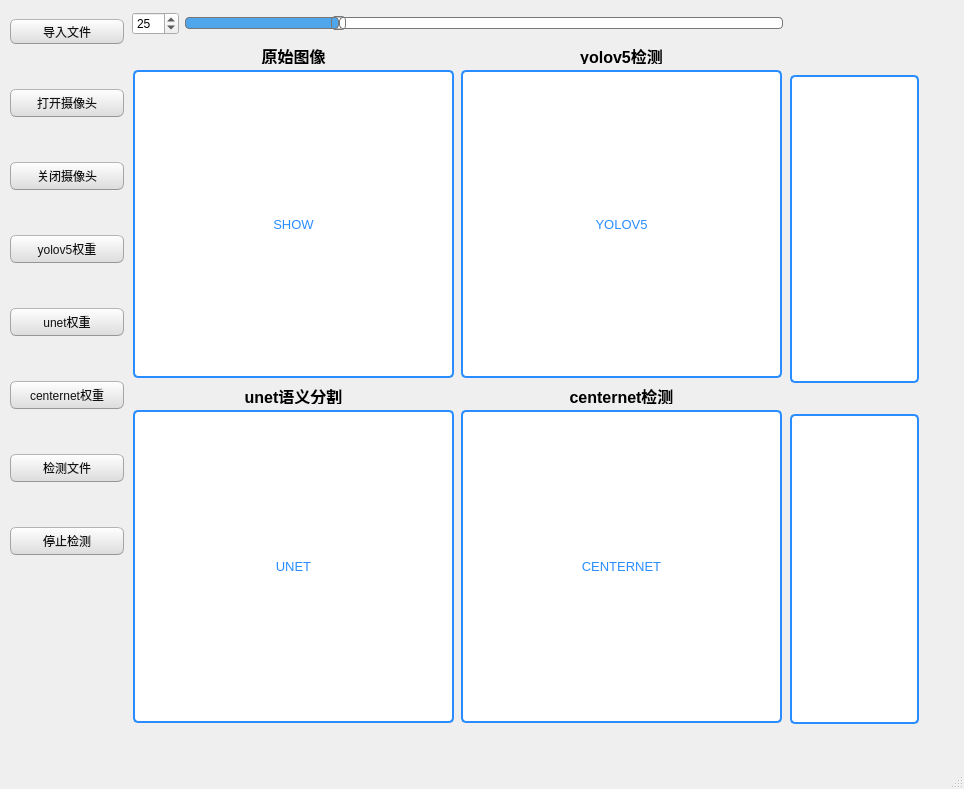
 <widget class="QMainWindow" name="MainWindow">
  <property name="geometry">
   <rect>
    <x>0</x>
    <y>0</y>
    <width>964</width>
    <height>789</height>
   </rect>
  </property>
  <property name="windowTitle">
   <string>目标检测</string>
  </property>
  <property name="windowIcon">
   <iconset>
    <normaloff>icon/car.png</normaloff>icon/car.png</iconset>
  </property>
  <property name="styleSheet">
   <string notr="true"/>
  </property>
  <property name="tabShape">
   <enum>QTabWidget::Rounded</enum>
  </property>
  <widget class="QWidget" name="centralwidget">
   <widget class="QWidget" name="layoutWidget">
    <property name="geometry">
     <rect>
      <x>10</x>
      <y>-20</y>
      <width>114</width>
      <height>621</height>
     </rect>
    </property>
    <layout class="QVBoxLayout" name="verticalLayout">
     <item>
      <widget class="QPushButton" name="importButton">
       <property name="maximumSize">
        <size>
         <width>129</width>
         <height>25</height>
        </size>
       </property>
       <property name="styleSheet">
        <string notr="true">QPushButton{
	color:rgb(17,17,17);
	border-width: 1px;
	border-radius: 6px;
	border-bottom-color: rgb(150,150,150);
	border-right-color: rgb(165,165,165);
	border-left-color: rgb(165,165,165);
	border-top-color: rgb(180,180,180);
	border-style: solid;
	padding: 4px;
	background-color: qlineargradient(spread:pad, x1:0.5, y1:1, x2:0.5, y2:0, stop:0 rgba(220, 220, 220, 255), stop:1 rgba(255, 255, 255, 255));
}
QPushButton:hover{
	color:rgb(17,17,17);
	border-width: 1px;
	border-radius:6px;
	border-top-color: rgb(255,150,60);
	border-right-color: qlineargradient(spread:pad, x1:0, y1:1, x2:1, y2:0, stop:0 rgba(200, 70, 20, 255), stop:1 rgba(255,150,60, 255));
	border-left-color:  qlineargradient(spread:pad, x1:1, y1:0, x2:0, y2:0, stop:0 rgba(200, 70, 20, 255), stop:1 rgba(255,150,60, 255));
	border-bottom-color: rgb(200,70,20);
	border-style: solid;
	padding: 2px;
	background-color: qlineargradient(spread:pad, x1:0.5, y1:1, x2:0.5, y2:0, stop:0 rgba(220, 220, 220, 255), stop:1 rgba(255, 255, 255, 255));
}
QPushButton:default{
	color:rgb(17,17,17);
	border-width: 1px;
	border-radius:6px;
	border-top-color: rgb(255,150,60);
	border-right-color: qlineargradient(spread:pad, x1:0, y1:1, x2:1, y2:0, stop:0 rgba(200, 70, 20, 255), stop:1 rgba(255,150,60, 255));
	border-left-color:  qlineargradient(spread:pad, x1:1, y1:0, x2:0, y2:0, stop:0 rgba(200, 70, 20, 255), stop:1 rgba(255,150,60, 255));
	border-bottom-color: rgb(200,70,20);
	border-style: solid;
	padding: 2px;
	background-color: qlineargradient(spread:pad, x1:0.5, y1:1, x2:0.5, y2:0, stop:0 rgba(220, 220, 220, 255), stop:1 rgba(255, 255, 255, 255));
}
QPushButton:pressed{
	color:rgb(255,255,255);
	border-width: 1px;
	border-radius: 6px;
	border-width: 1px;
	border-top-color: rgba(255,150,60,200);
	border-right-color: qlineargradient(spread:pad, x1:0, y1:1, x2:1, y2:0, stop:0 rgba(200, 70, 20, 255), stop:1 rgba(255,150,60, 200));
	border-left-color:  qlineargradient(spread:pad, x1:1, y1:0, x2:0, y2:0, stop:0 rgba(200, 70, 20, 255), stop:1 rgba(255,150,60, 200));
	border-bottom-color: rgba(200,70,20,200);
	border-style: solid;
	padding: 2px;
	background-color: qlineargradient(spread:pad, x1:0.5, y1:0, x2:0.5, y2:1, stop:0 rgba(0, 120, 215, 255), stop:1 rgba(0, 120, 215, 255));
}
QPushButton:disabled{
	color:rgb(17,17,17);
	border-width: 1px;
	border-radius: 6px;
	background-color: qlineargradient(spread:pad, x1:0.5, y1:1, x2:0.5, y2:0, stop:0 rgba(200, 200, 200, 255), stop:1 rgba(230, 230, 230, 255));
}</string>
       </property>
       <property name="text">
        <string>导入文件</string>
       </property>
      </widget>
     </item>
     <item>
      <widget class="QPushButton" name="camopenButton">
       <property name="styleSheet">
        <string notr="true">QPushButton{
	color:rgb(17,17,17);
	border-width: 1px;
	border-radius: 6px;
	border-bottom-color: rgb(150,150,150);
	border-right-color: rgb(165,165,165);
	border-left-color: rgb(165,165,165);
	border-top-color: rgb(180,180,180);
	border-style: solid;
	padding: 4px;
	background-color: qlineargradient(spread:pad, x1:0.5, y1:1, x2:0.5, y2:0, stop:0 rgba(220, 220, 220, 255), stop:1 rgba(255, 255, 255, 255));
}
QPushButton:hover{
	color:rgb(17,17,17);
	border-width: 1px;
	border-radius:6px;
	border-top-color: rgb(255,150,60);
	border-right-color: qlineargradient(spread:pad, x1:0, y1:1, x2:1, y2:0, stop:0 rgba(200, 70, 20, 255), stop:1 rgba(255,150,60, 255));
	border-left-color:  qlineargradient(spread:pad, x1:1, y1:0, x2:0, y2:0, stop:0 rgba(200, 70, 20, 255), stop:1 rgba(255,150,60, 255));
	border-bottom-color: rgb(200,70,20);
	border-style: solid;
	padding: 2px;
	background-color: qlineargradient(spread:pad, x1:0.5, y1:1, x2:0.5, y2:0, stop:0 rgba(220, 220, 220, 255), stop:1 rgba(255, 255, 255, 255));
}
QPushButton:default{
	color:rgb(17,17,17);
	border-width: 1px;
	border-radius:6px;
	border-top-color: rgb(255,150,60);
	border-right-color: qlineargradient(spread:pad, x1:0, y1:1, x2:1, y2:0, stop:0 rgba(200, 70, 20, 255), stop:1 rgba(255,150,60, 255));
	border-left-color:  qlineargradient(spread:pad, x1:1, y1:0, x2:0, y2:0, stop:0 rgba(200, 70, 20, 255), stop:1 rgba(255,150,60, 255));
	border-bottom-color: rgb(200,70,20);
	border-style: solid;
	padding: 2px;
	background-color: qlineargradient(spread:pad, x1:0.5, y1:1, x2:0.5, y2:0, stop:0 rgba(220, 220, 220, 255), stop:1 rgba(255, 255, 255, 255));
}
QPushButton:pressed{
	color:rgb(255,255,255);
	border-width: 1px;
	border-radius: 6px;
	border-width: 1px;
	border-top-color: rgba(255,150,60,200);
	border-right-color: qlineargradient(spread:pad, x1:0, y1:1, x2:1, y2:0, stop:0 rgba(200, 70, 20, 255), stop:1 rgba(255,150,60, 200));
	border-left-color:  qlineargradient(spread:pad, x1:1, y1:0, x2:0, y2:0, stop:0 rgba(200, 70, 20, 255), stop:1 rgba(255,150,60, 200));
	border-bottom-color: rgba(200,70,20,200);
	border-style: solid;
	padding: 2px;
	background-color: qlineargradient(spread:pad, x1:0.5, y1:0, x2:0.5, y2:1, stop:0 rgba(0, 120, 215, 255), stop:1 rgba(0, 120, 215, 255));
}
QPushButton:disabled{
	color:rgb(17,17,17);
	border-width: 1px;
	border-radius: 6px;
	background-color: qlineargradient(spread:pad, x1:0.5, y1:1, x2:0.5, y2:0, stop:0 rgba(200, 200, 200, 255), stop:1 rgba(230, 230, 230, 255));
}</string>
       </property>
       <property name="text">
        <string>打开摄像头</string>
       </property>
      </widget>
     </item>
     <item>
      <widget class="QPushButton" name="camcloseButton">
       <property name="styleSheet">
        <string notr="true">QPushButton{
	color:rgb(17,17,17);
	border-width: 1px;
	border-radius: 6px;
	border-bottom-color: rgb(150,150,150);
	border-right-color: rgb(165,165,165);
	border-left-color: rgb(165,165,165);
	border-top-color: rgb(180,180,180);
	border-style: solid;
	padding: 4px;
	background-color: qlineargradient(spread:pad, x1:0.5, y1:1, x2:0.5, y2:0, stop:0 rgba(220, 220, 220, 255), stop:1 rgba(255, 255, 255, 255));
}
QPushButton:hover{
	color:rgb(17,17,17);
	border-width: 1px;
	border-radius:6px;
	border-top-color: rgb(255,150,60);
	border-right-color: qlineargradient(spread:pad, x1:0, y1:1, x2:1, y2:0, stop:0 rgba(200, 70, 20, 255), stop:1 rgba(255,150,60, 255));
	border-left-color:  qlineargradient(spread:pad, x1:1, y1:0, x2:0, y2:0, stop:0 rgba(200, 70, 20, 255), stop:1 rgba(255,150,60, 255));
	border-bottom-color: rgb(200,70,20);
	border-style: solid;
	padding: 2px;
	background-color: qlineargradient(spread:pad, x1:0.5, y1:1, x2:0.5, y2:0, stop:0 rgba(220, 220, 220, 255), stop:1 rgba(255, 255, 255, 255));
}
QPushButton:default{
	color:rgb(17,17,17);
	border-width: 1px;
	border-radius:6px;
	border-top-color: rgb(255,150,60);
	border-right-color: qlineargradient(spread:pad, x1:0, y1:1, x2:1, y2:0, stop:0 rgba(200, 70, 20, 255), stop:1 rgba(255,150,60, 255));
	border-left-color:  qlineargradient(spread:pad, x1:1, y1:0, x2:0, y2:0, stop:0 rgba(200, 70, 20, 255), stop:1 rgba(255,150,60, 255));
	border-bottom-color: rgb(200,70,20);
	border-style: solid;
	padding: 2px;
	background-color: qlineargradient(spread:pad, x1:0.5, y1:1, x2:0.5, y2:0, stop:0 rgba(220, 220, 220, 255), stop:1 rgba(255, 255, 255, 255));
}
QPushButton:pressed{
	color:rgb(255,255,255);
	border-width: 1px;
	border-radius: 6px;
	border-width: 1px;
	border-top-color: rgba(255,150,60,200);
	border-right-color: qlineargradient(spread:pad, x1:0, y1:1, x2:1, y2:0, stop:0 rgba(200, 70, 20, 255), stop:1 rgba(255,150,60, 200));
	border-left-color:  qlineargradient(spread:pad, x1:1, y1:0, x2:0, y2:0, stop:0 rgba(200, 70, 20, 255), stop:1 rgba(255,150,60, 200));
	border-bottom-color: rgba(200,70,20,200);
	border-style: solid;
	padding: 2px;
	background-color: qlineargradient(spread:pad, x1:0.5, y1:0, x2:0.5, y2:1, stop:0 rgba(0, 120, 215, 255), stop:1 rgba(0, 120, 215, 255));
}
QPushButton:disabled{
	color:rgb(17,17,17);
	border-width: 1px;
	border-radius: 6px;
	background-color: qlineargradient(spread:pad, x1:0.5, y1:1, x2:0.5, y2:0, stop:0 rgba(200, 200, 200, 255), stop:1 rgba(230, 230, 230, 255));
}</string>
       </property>
       <property name="text">
        <string>关闭摄像头</string>
       </property>
      </widget>
     </item>
     <item>
      <widget class="QPushButton" name="weightButton">
       <property name="styleSheet">
        <string notr="true">QPushButton{
	color:rgb(17,17,17);
	border-width: 1px;
	border-radius: 6px;
	border-bottom-color: rgb(150,150,150);
	border-right-color: rgb(165,165,165);
	border-left-color: rgb(165,165,165);
	border-top-color: rgb(180,180,180);
	border-style: solid;
	padding: 4px;
	background-color: qlineargradient(spread:pad, x1:0.5, y1:1, x2:0.5, y2:0, stop:0 rgba(220, 220, 220, 255), stop:1 rgba(255, 255, 255, 255));
}
QPushButton:hover{
	color:rgb(17,17,17);
	border-width: 1px;
	border-radius:6px;
	border-top-color: rgb(255,150,60);
	border-right-color: qlineargradient(spread:pad, x1:0, y1:1, x2:1, y2:0, stop:0 rgba(200, 70, 20, 255), stop:1 rgba(255,150,60, 255));
	border-left-color:  qlineargradient(spread:pad, x1:1, y1:0, x2:0, y2:0, stop:0 rgba(200, 70, 20, 255), stop:1 rgba(255,150,60, 255));
	border-bottom-color: rgb(200,70,20);
	border-style: solid;
	padding: 2px;
	background-color: qlineargradient(spread:pad, x1:0.5, y1:1, x2:0.5, y2:0, stop:0 rgba(220, 220, 220, 255), stop:1 rgba(255, 255, 255, 255));
}
QPushButton:default{
	color:rgb(17,17,17);
	border-width: 1px;
	border-radius:6px;
	border-top-color: rgb(255,150,60);
	border-right-color: qlineargradient(spread:pad, x1:0, y1:1, x2:1, y2:0, stop:0 rgba(200, 70, 20, 255), stop:1 rgba(255,150,60, 255));
	border-left-color:  qlineargradient(spread:pad, x1:1, y1:0, x2:0, y2:0, stop:0 rgba(200, 70, 20, 255), stop:1 rgba(255,150,60, 255));
	border-bottom-color: rgb(200,70,20);
	border-style: solid;
	padding: 2px;
	background-color: qlineargradient(spread:pad, x1:0.5, y1:1, x2:0.5, y2:0, stop:0 rgba(220, 220, 220, 255), stop:1 rgba(255, 255, 255, 255));
}
QPushButton:pressed{
	color:rgb(255,255,255);
	border-width: 1px;
	border-radius: 6px;
	border-width: 1px;
	border-top-color: rgba(255,150,60,200);
	border-right-color: qlineargradient(spread:pad, x1:0, y1:1, x2:1, y2:0, stop:0 rgba(200, 70, 20, 255), stop:1 rgba(255,150,60, 200));
	border-left-color:  qlineargradient(spread:pad, x1:1, y1:0, x2:0, y2:0, stop:0 rgba(200, 70, 20, 255), stop:1 rgba(255,150,60, 200));
	border-bottom-color: rgba(200,70,20,200);
	border-style: solid;
	padding: 2px;
	background-color: qlineargradient(spread:pad, x1:0.5, y1:0, x2:0.5, y2:1, stop:0 rgba(0, 120, 215, 255), stop:1 rgba(0, 120, 215, 255));
}
QPushButton:disabled{
	color:rgb(17,17,17);
	border-width: 1px;
	border-radius: 6px;
	background-color: qlineargradient(spread:pad, x1:0.5, y1:1, x2:0.5, y2:0, stop:0 rgba(200, 200, 200, 255), stop:1 rgba(230, 230, 230, 255));
}</string>
       </property>
       <property name="text">
        <string>yolov5权重</string>
       </property>
      </widget>
     </item>
     <item>
      <widget class="QPushButton" name="weight_cenButton_2">
       <property name="styleSheet">
        <string notr="true">QPushButton{
	color:rgb(17,17,17);
	border-width: 1px;
	border-radius: 6px;
	border-bottom-color: rgb(150,150,150);
	border-right-color: rgb(165,165,165);
	border-left-color: rgb(165,165,165);
	border-top-color: rgb(180,180,180);
	border-style: solid;
	padding: 4px;
	background-color: qlineargradient(spread:pad, x1:0.5, y1:1, x2:0.5, y2:0, stop:0 rgba(220, 220, 220, 255), stop:1 rgba(255, 255, 255, 255));
}
QPushButton:hover{
	color:rgb(17,17,17);
	border-width: 1px;
	border-radius:6px;
	border-top-color: rgb(255,150,60);
	border-right-color: qlineargradient(spread:pad, x1:0, y1:1, x2:1, y2:0, stop:0 rgba(200, 70, 20, 255), stop:1 rgba(255,150,60, 255));
	border-left-color:  qlineargradient(spread:pad, x1:1, y1:0, x2:0, y2:0, stop:0 rgba(200, 70, 20, 255), stop:1 rgba(255,150,60, 255));
	border-bottom-color: rgb(200,70,20);
	border-style: solid;
	padding: 2px;
	background-color: qlineargradient(spread:pad, x1:0.5, y1:1, x2:0.5, y2:0, stop:0 rgba(220, 220, 220, 255), stop:1 rgba(255, 255, 255, 255));
}
QPushButton:default{
	color:rgb(17,17,17);
	border-width: 1px;
	border-radius:6px;
	border-top-color: rgb(255,150,60);
	border-right-color: qlineargradient(spread:pad, x1:0, y1:1, x2:1, y2:0, stop:0 rgba(200, 70, 20, 255), stop:1 rgba(255,150,60, 255));
	border-left-color:  qlineargradient(spread:pad, x1:1, y1:0, x2:0, y2:0, stop:0 rgba(200, 70, 20, 255), stop:1 rgba(255,150,60, 255));
	border-bottom-color: rgb(200,70,20);
	border-style: solid;
	padding: 2px;
	background-color: qlineargradient(spread:pad, x1:0.5, y1:1, x2:0.5, y2:0, stop:0 rgba(220, 220, 220, 255), stop:1 rgba(255, 255, 255, 255));
}
QPushButton:pressed{
	color:rgb(255,255,255);
	border-width: 1px;
	border-radius: 6px;
	border-width: 1px;
	border-top-color: rgba(255,150,60,200);
	border-right-color: qlineargradient(spread:pad, x1:0, y1:1, x2:1, y2:0, stop:0 rgba(200, 70, 20, 255), stop:1 rgba(255,150,60, 200));
	border-left-color:  qlineargradient(spread:pad, x1:1, y1:0, x2:0, y2:0, stop:0 rgba(200, 70, 20, 255), stop:1 rgba(255,150,60, 200));
	border-bottom-color: rgba(200,70,20,200);
	border-style: solid;
	padding: 2px;
	background-color: qlineargradient(spread:pad, x1:0.5, y1:0, x2:0.5, y2:1, stop:0 rgba(0, 120, 215, 255), stop:1 rgba(0, 120, 215, 255));
}
QPushButton:disabled{
	color:rgb(17,17,17);
	border-width: 1px;
	border-radius: 6px;
	background-color: qlineargradient(spread:pad, x1:0.5, y1:1, x2:0.5, y2:0, stop:0 rgba(200, 200, 200, 255), stop:1 rgba(230, 230, 230, 255));
}</string>
       </property>
       <property name="text">
        <string>unet权重</string>
       </property>
      </widget>
     </item>
     <item>
      <widget class="QPushButton" name="weight_cenButton">
       <property name="styleSheet">
        <string notr="true">QPushButton{
	color:rgb(17,17,17);
	border-width: 1px;
	border-radius: 6px;
	border-bottom-color: rgb(150,150,150);
	border-right-color: rgb(165,165,165);
	border-left-color: rgb(165,165,165);
	border-top-color: rgb(180,180,180);
	border-style: solid;
	padding: 4px;
	background-color: qlineargradient(spread:pad, x1:0.5, y1:1, x2:0.5, y2:0, stop:0 rgba(220, 220, 220, 255), stop:1 rgba(255, 255, 255, 255));
}
QPushButton:hover{
	color:rgb(17,17,17);
	border-width: 1px;
	border-radius:6px;
	border-top-color: rgb(255,150,60);
	border-right-color: qlineargradient(spread:pad, x1:0, y1:1, x2:1, y2:0, stop:0 rgba(200, 70, 20, 255), stop:1 rgba(255,150,60, 255));
	border-left-color:  qlineargradient(spread:pad, x1:1, y1:0, x2:0, y2:0, stop:0 rgba(200, 70, 20, 255), stop:1 rgba(255,150,60, 255));
	border-bottom-color: rgb(200,70,20);
	border-style: solid;
	padding: 2px;
	background-color: qlineargradient(spread:pad, x1:0.5, y1:1, x2:0.5, y2:0, stop:0 rgba(220, 220, 220, 255), stop:1 rgba(255, 255, 255, 255));
}
QPushButton:default{
	color:rgb(17,17,17);
	border-width: 1px;
	border-radius:6px;
	border-top-color: rgb(255,150,60);
	border-right-color: qlineargradient(spread:pad, x1:0, y1:1, x2:1, y2:0, stop:0 rgba(200, 70, 20, 255), stop:1 rgba(255,150,60, 255));
	border-left-color:  qlineargradient(spread:pad, x1:1, y1:0, x2:0, y2:0, stop:0 rgba(200, 70, 20, 255), stop:1 rgba(255,150,60, 255));
	border-bottom-color: rgb(200,70,20);
	border-style: solid;
	padding: 2px;
	background-color: qlineargradient(spread:pad, x1:0.5, y1:1, x2:0.5, y2:0, stop:0 rgba(220, 220, 220, 255), stop:1 rgba(255, 255, 255, 255));
}
QPushButton:pressed{
	color:rgb(255,255,255);
	border-width: 1px;
	border-radius: 6px;
	border-width: 1px;
	border-top-color: rgba(255,150,60,200);
	border-right-color: qlineargradient(spread:pad, x1:0, y1:1, x2:1, y2:0, stop:0 rgba(200, 70, 20, 255), stop:1 rgba(255,150,60, 200));
	border-left-color:  qlineargradient(spread:pad, x1:1, y1:0, x2:0, y2:0, stop:0 rgba(200, 70, 20, 255), stop:1 rgba(255,150,60, 200));
	border-bottom-color: rgba(200,70,20,200);
	border-style: solid;
	padding: 2px;
	background-color: qlineargradient(spread:pad, x1:0.5, y1:0, x2:0.5, y2:1, stop:0 rgba(0, 120, 215, 255), stop:1 rgba(0, 120, 215, 255));
}
QPushButton:disabled{
	color:rgb(17,17,17);
	border-width: 1px;
	border-radius: 6px;
	background-color: qlineargradient(spread:pad, x1:0.5, y1:1, x2:0.5, y2:0, stop:0 rgba(200, 200, 200, 255), stop:1 rgba(230, 230, 230, 255));
}</string>
       </property>
       <property name="text">
        <string>centernet权重</string>
       </property>
      </widget>
     </item>
     <item>
      <widget class="QPushButton" name="detectButton">
       <property name="styleSheet">
        <string notr="true">QPushButton{
	color:rgb(17,17,17);
	border-width: 1px;
	border-radius: 6px;
	border-bottom-color: rgb(150,150,150);
	border-right-color: rgb(165,165,165);
	border-left-color: rgb(165,165,165);
	border-top-color: rgb(180,180,180);
	border-style: solid;
	padding: 4px;
	background-color: qlineargradient(spread:pad, x1:0.5, y1:1, x2:0.5, y2:0, stop:0 rgba(220, 220, 220, 255), stop:1 rgba(255, 255, 255, 255));
}
QPushButton:hover{
	color:rgb(17,17,17);
	border-width: 1px;
	border-radius:6px;
	border-top-color: rgb(255,150,60);
	border-right-color: qlineargradient(spread:pad, x1:0, y1:1, x2:1, y2:0, stop:0 rgba(200, 70, 20, 255), stop:1 rgba(255,150,60, 255));
	border-left-color:  qlineargradient(spread:pad, x1:1, y1:0, x2:0, y2:0, stop:0 rgba(200, 70, 20, 255), stop:1 rgba(255,150,60, 255));
	border-bottom-color: rgb(200,70,20);
	border-style: solid;
	padding: 2px;
	background-color: qlineargradient(spread:pad, x1:0.5, y1:1, x2:0.5, y2:0, stop:0 rgba(220, 220, 220, 255), stop:1 rgba(255, 255, 255, 255));
}
QPushButton:default{
	color:rgb(17,17,17);
	border-width: 1px;
	border-radius:6px;
	border-top-color: rgb(255,150,60);
	border-right-color: qlineargradient(spread:pad, x1:0, y1:1, x2:1, y2:0, stop:0 rgba(200, 70, 20, 255), stop:1 rgba(255,150,60, 255));
	border-left-color:  qlineargradient(spread:pad, x1:1, y1:0, x2:0, y2:0, stop:0 rgba(200, 70, 20, 255), stop:1 rgba(255,150,60, 255));
	border-bottom-color: rgb(200,70,20);
	border-style: solid;
	padding: 2px;
	background-color: qlineargradient(spread:pad, x1:0.5, y1:1, x2:0.5, y2:0, stop:0 rgba(220, 220, 220, 255), stop:1 rgba(255, 255, 255, 255));
}
QPushButton:pressed{
	color:rgb(255,255,255);
	border-width: 1px;
	border-radius: 6px;
	border-width: 1px;
	border-top-color: rgba(255,150,60,200);
	border-right-color: qlineargradient(spread:pad, x1:0, y1:1, x2:1, y2:0, stop:0 rgba(200, 70, 20, 255), stop:1 rgba(255,150,60, 200));
	border-left-color:  qlineargradient(spread:pad, x1:1, y1:0, x2:0, y2:0, stop:0 rgba(200, 70, 20, 255), stop:1 rgba(255,150,60, 200));
	border-bottom-color: rgba(200,70,20,200);
	border-style: solid;
	padding: 2px;
	background-color: qlineargradient(spread:pad, x1:0.5, y1:0, x2:0.5, y2:1, stop:0 rgba(0, 120, 215, 255), stop:1 rgba(0, 120, 215, 255));
}
QPushButton:disabled{
	color:rgb(17,17,17);
	border-width: 1px;
	border-radius: 6px;
	background-color: qlineargradient(spread:pad, x1:0.5, y1:1, x2:0.5, y2:0, stop:0 rgba(200, 200, 200, 255), stop:1 rgba(230, 230, 230, 255));
}</string>
       </property>
       <property name="text">
        <string>检测文件</string>
       </property>
      </widget>
     </item>
     <item>
      <widget class="QPushButton" name="stopButton">
       <property name="styleSheet">
        <string notr="true">QPushButton{
	color:rgb(17,17,17);
	border-width: 1px;
	border-radius: 6px;
	border-bottom-color: rgb(150,150,150);
	border-right-color: rgb(165,165,165);
	border-left-color: rgb(165,165,165);
	border-top-color: rgb(180,180,180);
	border-style: solid;
	padding: 4px;
	background-color: qlineargradient(spread:pad, x1:0.5, y1:1, x2:0.5, y2:0, stop:0 rgba(220, 220, 220, 255), stop:1 rgba(255, 255, 255, 255));
}
QPushButton:hover{
	color:rgb(17,17,17);
	border-width: 1px;
	border-radius:6px;
	border-top-color: rgb(255,150,60);
	border-right-color: qlineargradient(spread:pad, x1:0, y1:1, x2:1, y2:0, stop:0 rgba(200, 70, 20, 255), stop:1 rgba(255,150,60, 255));
	border-left-color:  qlineargradient(spread:pad, x1:1, y1:0, x2:0, y2:0, stop:0 rgba(200, 70, 20, 255), stop:1 rgba(255,150,60, 255));
	border-bottom-color: rgb(200,70,20);
	border-style: solid;
	padding: 2px;
	background-color: qlineargradient(spread:pad, x1:0.5, y1:1, x2:0.5, y2:0, stop:0 rgba(220, 220, 220, 255), stop:1 rgba(255, 255, 255, 255));
}
QPushButton:default{
	color:rgb(17,17,17);
	border-width: 1px;
	border-radius:6px;
	border-top-color: rgb(255,150,60);
	border-right-color: qlineargradient(spread:pad, x1:0, y1:1, x2:1, y2:0, stop:0 rgba(200, 70, 20, 255), stop:1 rgba(255,150,60, 255));
	border-left-color:  qlineargradient(spread:pad, x1:1, y1:0, x2:0, y2:0, stop:0 rgba(200, 70, 20, 255), stop:1 rgba(255,150,60, 255));
	border-bottom-color: rgb(200,70,20);
	border-style: solid;
	padding: 2px;
	background-color: qlineargradient(spread:pad, x1:0.5, y1:1, x2:0.5, y2:0, stop:0 rgba(220, 220, 220, 255), stop:1 rgba(255, 255, 255, 255));
}
QPushButton:pressed{
	color:rgb(255,255,255);
	border-width: 1px;
	border-radius: 6px;
	border-width: 1px;
	border-top-color: rgba(255,150,60,200);
	border-right-color: qlineargradient(spread:pad, x1:0, y1:1, x2:1, y2:0, stop:0 rgba(200, 70, 20, 255), stop:1 rgba(255,150,60, 200));
	border-left-color:  qlineargradient(spread:pad, x1:1, y1:0, x2:0, y2:0, stop:0 rgba(200, 70, 20, 255), stop:1 rgba(255,150,60, 200));
	border-bottom-color: rgba(200,70,20,200);
	border-style: solid;
	padding: 2px;
	background-color: qlineargradient(spread:pad, x1:0.5, y1:0, x2:0.5, y2:1, stop:0 rgba(0, 120, 215, 255), stop:1 rgba(0, 120, 215, 255));
}
QPushButton:disabled{
	color:rgb(17,17,17);
	border-width: 1px;
	border-radius: 6px;
	background-color: qlineargradient(spread:pad, x1:0.5, y1:1, x2:0.5, y2:0, stop:0 rgba(200, 200, 200, 255), stop:1 rgba(230, 230, 230, 255));
}</string>
       </property>
       <property name="text">
        <string>停止检测</string>
       </property>
      </widget>
     </item>
    </layout>
   </widget>
   <widget class="QWidget" name="layoutWidget">
    <property name="geometry">
     <rect>
      <x>132</x>
      <y>44</y>
      <width>651</width>
      <height>679</height>
     </rect>
    </property>
    <layout class="QGridLayout" name="gridLayout">
     <item row="0" column="2">
      <widget class="QLabel" name="label">
       <property name="minimumSize">
        <size>
         <width>321</width>
         <height>20</height>
        </size>
       </property>
       <property name="maximumSize">
        <size>
         <width>321</width>
         <height>20</height>
        </size>
       </property>
       <property name="text">
        <string>&lt;html&gt;&lt;head/&gt;&lt;body&gt;&lt;p&gt;&lt;span style=&quot; font-size:12pt; font-weight:600;&quot;&gt;原始图像&lt;/span&gt;&lt;/p&gt;&lt;/body&gt;&lt;/html&gt;</string>
       </property>
       <property name="alignment">
        <set>Qt::AlignCenter</set>
       </property>
      </widget>
     </item>
     <item row="0" column="3">
      <widget class="QLabel" name="label_2">
       <property name="minimumSize">
        <size>
         <width>321</width>
         <height>20</height>
        </size>
       </property>
       <property name="maximumSize">
        <size>
         <width>321</width>
         <height>20</height>
        </size>
       </property>
       <property name="text">
        <string>&lt;html&gt;&lt;head/&gt;&lt;body&gt;&lt;p&gt;&lt;span style=&quot; font-size:12pt; font-weight:600;&quot;&gt;yolov5检测&lt;/span&gt;&lt;/p&gt;&lt;/body&gt;&lt;/html&gt;</string>
       </property>
       <property name="alignment">
        <set>Qt::AlignCenter</set>
       </property>
      </widget>
     </item>
     <item row="1" column="2">
      <widget class="QLabel" name="label_show">
       <property name="sizePolicy">
        <sizepolicy hsizetype="Preferred" vsizetype="Preferred">
         <horstretch>0</horstretch>
         <verstretch>0</verstretch>
        </sizepolicy>
       </property>
       <property name="minimumSize">
        <size>
         <width>321</width>
         <height>308</height>
        </size>
       </property>
       <property name="maximumSize">
        <size>
         <width>321</width>
         <height>308</height>
        </size>
       </property>
       <property name="styleSheet">
        <string notr="true">QLabel {
	border: 2px solid #298DFF; /* 无边框 */
	border-radius: 5px; /* 边框圆角 */
	background-color:rgb(255,255,255);
	selection-background-color:rgb(236,116,64);
	color: #298DFF; /* 文本颜色 */
	font-family: &quot;Microsoft YaHei&quot;; /* 文本字体族 */
	font-size: 10pt; /* 文本字体大小 */
}
</string>
       </property>
       <property name="text">
        <string>SHOW</string>
       </property>
       <property name="alignment">
        <set>Qt::AlignCenter</set>
       </property>
      </widget>
     </item>
     <item row="2" column="2">
      <widget class="QLabel" name="label_3">
       <property name="minimumSize">
        <size>
         <width>50</width>
         <height>20</height>
        </size>
       </property>
       <property name="maximumSize">
        <size>
         <width>321</width>
         <height>20</height>
        </size>
       </property>
       <property name="text">
        <string>&lt;html&gt;&lt;head/&gt;&lt;body&gt;&lt;p&gt;&lt;span style=&quot; font-size:12pt; font-weight:600;&quot;&gt;unet语义分割&lt;/span&gt;&lt;/p&gt;&lt;/body&gt;&lt;/html&gt;</string>
       </property>
       <property name="alignment">
        <set>Qt::AlignCenter</set>
       </property>
      </widget>
     </item>
     <item row="3" column="3">
      <widget class="QLabel" name="label_centernet">
       <property name="minimumSize">
        <size>
         <width>0</width>
         <height>308</height>
        </size>
       </property>
       <property name="styleSheet">
        <string notr="true">QLabel {
	border: 2px solid #298DFF; /* 无边框 */
	border-radius: 5px; /* 边框圆角 */
	background-color:rgb(255,255,255);
	selection-background-color:rgb(236,116,64);
	color: #298DFF; /* 文本颜色 */
	font-family: &quot;Microsoft YaHei&quot;; /* 文本字体族 */
	font-size: 10pt; /* 文本字体大小 */
}
</string>
       </property>
       <property name="text">
        <string>CENTERNET</string>
       </property>
       <property name="alignment">
        <set>Qt::AlignCenter</set>
       </property>
      </widget>
     </item>
     <item row="2" column="3">
      <widget class="QLabel" name="label_4">
       <property name="minimumSize">
        <size>
         <width>50</width>
         <height>20</height>
        </size>
       </property>
       <property name="maximumSize">
        <size>
         <width>321</width>
         <height>20</height>
        </size>
       </property>
       <property name="text">
        <string>&lt;html&gt;&lt;head/&gt;&lt;body&gt;&lt;p&gt;&lt;span style=&quot; font-size:12pt; font-weight:600;&quot;&gt;centernet检测&lt;/span&gt;&lt;/p&gt;&lt;/body&gt;&lt;/html&gt;</string>
       </property>
       <property name="alignment">
        <set>Qt::AlignCenter</set>
       </property>
      </widget>
     </item>
     <item row="1" column="3">
      <widget class="QLabel" name="label_detect">
       <property name="minimumSize">
        <size>
         <width>321</width>
         <height>308</height>
        </size>
       </property>
       <property name="styleSheet">
        <string notr="true">QLabel {
	border: 2px solid #298DFF; /* 无边框 */
	border-radius: 5px; /* 边框圆角 */
	background-color:rgb(255,255,255);
	selection-background-color:rgb(236,116,64);
	color: #298DFF; /* 文本颜色 */
	font-family: &quot;Microsoft YaHei&quot;; /* 文本字体族 */
	font-size: 10pt; /* 文本字体大小 */
}
</string>
       </property>
       <property name="text">
        <string>YOLOV5</string>
       </property>
       <property name="alignment">
        <set>Qt::AlignCenter</set>
       </property>
      </widget>
     </item>
     <item row="3" column="2">
      <widget class="QLabel" name="label_unet">
       <property name="styleSheet">
        <string notr="true">QLabel {
	border: 2px solid #298DFF; /* 无边框 */
	border-radius: 5px; /* 边框圆角 */
	background-color:rgb(255,255,255);
	selection-background-color:rgb(236,116,64);
	color: #298DFF; /* 文本颜色 */
	font-family: &quot;Microsoft YaHei&quot;; /* 文本字体族 */
	font-size: 10pt; /* 文本字体大小 */
}
</string>
       </property>
       <property name="text">
        <string>UNET</string>
       </property>
       <property name="alignment">
        <set>Qt::AlignCenter</set>
       </property>
      </widget>
     </item>
    </layout>
   </widget>
   <widget class="QWidget" name="layoutWidget">
    <property name="geometry">
     <rect>
      <x>132</x>
      <y>11</y>
      <width>651</width>
      <height>26</height>
     </rect>
    </property>
    <layout class="QHBoxLayout" name="horizontalLayout">
     <item>
      <widget class="QSpinBox" name="spinBox">
       <property name="maximum">
        <number>100</number>
       </property>
       <property name="value">
        <number>25</number>
       </property>
      </widget>
     </item>
     <item>
      <widget class="QSlider" name="horizontalSlider">
       <property name="minimumSize">
        <size>
         <width>588</width>
         <height>0</height>
        </size>
       </property>
       <property name="styleSheet">
        <string notr="true">QSlider::groove:horizontal { 
border: 1px solid #bbb; 
background: white; 
height: 10px; 
border-radius: 4px; 
} 
   
QSlider::sub-page:horizontal { 
background:rgba(80,166,234,1);
border: 1px solid #777; 
height: 10px; 
border-radius: 4px; 
} 
   
QSlider::add-page:horizontal { 
background: #fff; 
border: 1px solid #777; 
height: 10px; 
border-radius: 4px; 
} 
   
QSlider::handle:horizontal { 
background: qlineargradient(x1:0, y1:0, x2:1, y2:1, 
    stop:0 #eee, stop:1 #ccc); 
border: 1px solid #777; 
width: 13px; 
margin-top: -2px; 
margin-bottom: -2px; 
border-radius: 4px; 
} 
   
QSlider::handle:horizontal:hover { 
background: qlineargradient(x1:0, y1:0, x2:1, y2:1, 
    stop:0 #fff, stop:1 #ddd); 
border: 1px solid #444; 
border-radius: 4px; 
} 
   
QSlider::sub-page:horizontal:disabled { 
background: #bbb; 
border-color: #999; 
} 
   
QSlider::add-page:horizontal:disabled { 
background: #eee; 
border-color: #999; 
} 
   
QSlider::handle:horizontal:disabled { 
background: #eee; 
border: 1px solid #aaa; 
border-radius: 4px; 
} </string>
       </property>
       <property name="maximum">
        <number>100</number>
       </property>
       <property name="value">
        <number>25</number>
       </property>
       <property name="orientation">
        <enum>Qt::Horizontal</enum>
       </property>
      </widget>
     </item>
    </layout>
   </widget>
   <widget class="QWidget" name="">
    <property name="geometry">
     <rect>
      <x>790</x>
      <y>50</y>
      <width>131</width>
      <height>701</height>
     </rect>
    </property>
    <layout class="QVBoxLayout" name="verticalLayout_2">
     <item>
      <widget class="QListWidget" name="listWidget">
       <property name="minimumSize">
        <size>
         <width>129</width>
         <height>308</height>
        </size>
       </property>
       <property name="maximumSize">
        <size>
         <width>129</width>
         <height>308</height>
        </size>
       </property>
       <property name="styleSheet">
        <string notr="true">QListWidget{
	color:rgb(17,17,17);
	border: 2px solid #298DFF; /* 无边框 */
	border-radius: 5px; /* 边框圆角 */
}
QListWidget {
	background-color:rgb(255,255,255);
	selection-background-color:rgb(236,116,64);
}</string>
       </property>
      </widget>
     </item>
     <item>
      <widget class="QListWidget" name="listWidget_cen">
       <property name="maximumSize">
        <size>
         <width>129</width>
         <height>310</height>
        </size>
       </property>
       <property name="styleSheet">
        <string notr="true">QListWidget{
	color:rgb(17,17,17);
	border: 2px solid #298DFF; /* 无边框 */
	border-radius: 5px; /* 边框圆角 */
}
QListWidget {
	background-color:rgb(255,255,255);
	selection-background-color:rgb(236,116,64);
}</string>
       </property>
      </widget>
     </item>
    </layout>
   </widget>
  </widget>
  <widget class="QMenuBar" name="menubar">
   <property name="geometry">
    <rect>
     <x>0</x>
     <y>0</y>
     <width>964</width>
     <height>26</height>
    </rect>
   </property>
  </widget>
  <widget class="QStatusBar" name="statusbar"/>
 </widget>
